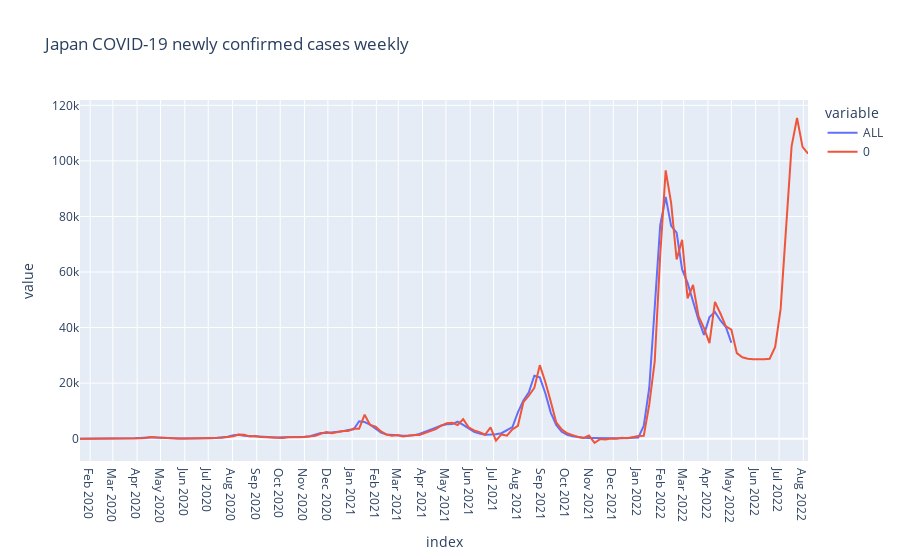

Notebook source saved alongside this figure:
### Code cell
ts_forecast = result_all.predict(start=df_gr.index[0], end=df_gr.index[-1]+relativedelta(months=3))

temp_df = df_gr.ALL.to_frame()
temp_df = pd.concat([temp_df, ts_forecast])
fig = px.line(temp_df, title='Japan COVID-19 newly confirmed cases weekly')
fig.update_layout({
    'xaxis': {
        'dtick': 'M1'
    }
})
fig.show()

### Figure 1 — Plotly figure (JSON) as saved in the notebook; plotly's stock layout.template omitted (floating-point values rounded to 4 significant figures; data arrays with more than 128 entries replaced by an {"elided": "..."} marker saying what was removed)
{"data": [{"hovertemplate": "variable=ALL<br>index=%{x}<br>value=%{y}<extra></extra>", "legendgroup": "ALL", "line": {"color": "#636efa", "dash": "solid"}, "marker": {"symbol": "circle"}, "mode": "lines", "name": "ALL", "orientation": "v", "showlegend": true, "type": "scatter", "x": {"elided": "254 str values"}, "xaxis": "x", "y": {"elided": "254 float values"}, "yaxis": "y"}, {"hovertemplate": "variable=0<br>index=%{x}<br>value=%{y}<extra></extra>", "legendgroup": "0", "line": {"color": "#EF553B", "dash": "solid"}, "marker": {"symbol": "circle"}, "mode": "lines", "name": "0", "orientation": "v", "showlegend": true, "type": "scatter", "x": {"elided": "254 str values"}, "xaxis": "x", "y": {"elided": "254 float values"}, "yaxis": "y"}], "layout": {"autosize": true, "legend": {"title": {"text": "variable"}, "tracegroupgap": 0}, "title": {"text": "Japan COVID-19 newly confirmed cases weekly"}, "xaxis": {"anchor": "y", "autorange": true, "domain": [0, 1], "dtick": "M1", "range": ["2020-01-19", "2022-08-07"], "title": {"text": "index"}, "type": "date"}, "yaxis": {"anchor": "x", "autorange": true, "domain": [0, 1], "range": [-8036.0, 121900.0], "title": {"text": "value"}, "type": "linear"}}}
